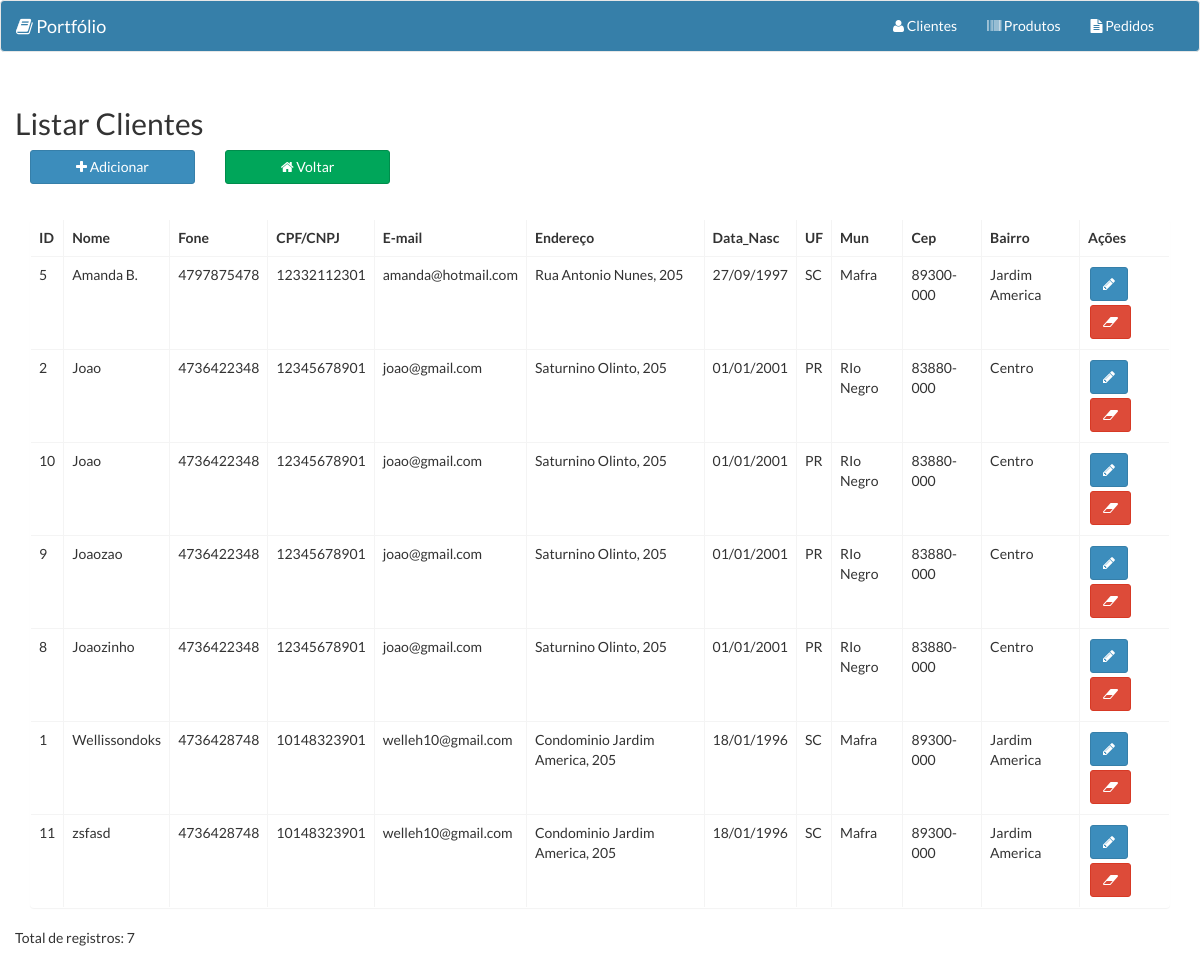
The app's page /index.php/site/listarclientes with its own data.
### tables this page shows
CREATE TABLE `clientes` (
  `id` int(11) NOT NULL,
  `nome` varchar(200) NOT NULL,
  `telefone` varchar(15) NOT NULL,
  `cnpj` varchar(18) NOT NULL,
  `email` varchar(100) DEFAULT NULL,
  `endereco` varchar(255) NOT NULL,
  `data_nasc` varchar(255) DEFAULT NULL,
  `uf` text NOT NULL,
  `cidade` varchar(255) NOT NULL,
  `cep` varchar(9) NOT NULL,
  `bairro` varchar(255) NOT NULL
);

### application/controllers/Site.php (called while the page is built, shortened)
<?php
class Site extends CI_Controller {
	public function __construct() {
		$this->dados["titulo"]='Sistema Unopar 5º Semestre';
		$this->dados["complemento"]='-';
		$this->dados["descricao"]='';
	}
	public function listarclientes() {
		$this->load->model('Clientes_model','clientes');
		$data['clientes'] = $this->clientes->carregaClientes();
		$this->load->view("listarclientes", $data, $this->dados);
	}
}

### index.php (called while the page is built, shortened)
<?php
require_once BASEPATH.'core/CodeIgniter.php';

### application/models/Clientes_model.php (called while the page is built, shortened)
<?php if ( ! defined('BASEPATH')) exit('No direct script access allowed');
class Clientes_model extends CI_Model {
	public function carregaClientes() {
		$this->db->select('id');
		$this->db->select('nome');
		$this->db->select('telefone');
		$this->db->select('cnpj');
		$this->db->select('email');
		$this->db->select('endereco');
		$this->db->select('data_nasc');
		$this->db->select('uf');
		$this->db->select('cidade');
		$this->db->select('cep');
		$this->db->select('bairro');
		$this->db->order_by('nome', 'ASC');
		$consulta = $this->db->get('clientes');
		return $consulta->result();
	}
}

### application/views/listarclientes.php (the view)
<?php
    $this->load->view('inc/header.php');
    $this->load->view('inc/menu.php');
?>
<div class="portfolio">
    <section class="content">
        <div class="container">
            <div class="row">
                <div class="text-header-left">
                    <h2>Listar Clientes</h2>
                </div>
            </div>
            <div class="row">
                <div class="col-md-2">
                    <div class="form-group">
                        <a href="<?php echo base_url('adicionarclientes') ?>" class="btn btn-primary form-control ">
                            <i class="fa fa-plus"></i>
                            Adicionar
                        </a>
                    </div>
                </div>
                <div class="col-md-2">
                    <div class="form-group">
                        <a href="<?php echo base_url('') ?>" class="btn btn-success form-control">
                            <i class="fa fa-home"></i>
                            Voltar
                        </a>
                    </div>
                </div>
                <div class="col-md-12 margin20">
                    <div class="panel">
                        <div class="table-responsive">
                            <table class="table table-bordered table-hover table-responsive">
                                <thead>
                                    <tr>
                                        <th>ID</th>
                                        <th>Nome</th>
                                        <th>Fone</th>
                                        <th>CPF/CNPJ</th>
                                        <th>E-mail</th>
                                        <th>Endereço</th>
                                        <th>Data_Nasc</th>
                                        <th>UF</th>
                                        <th>Mun</th>
                                        <th>Cep</th>
                                        <th>Bairro</th>
                                        <th>Ações</th>
                                    <tbody>
                                </thead>
                                <?php
                                    $contador = 0;
                                    foreach ($clientes as $cliente) {
                                        echo '<tr>';
                                            echo '<td>' . $cliente->id. '</td>';
                                            echo '<td>' . $cliente->nome. '</td>';
                                            echo '<td>' . $cliente->telefone. '</td>';
                                            echo '<td>' . $cliente->cnpj. '</td>';
                                            echo '<td>' . $cliente->email. '</td>';
                                            echo '<td>' . $cliente->endereco. '</td>';
                                            echo '<td>' . $cliente->data_nasc. '</td>';
                                            echo '<td>' . $cliente->uf. '</td>';
                                            echo '<td>' . $cliente->cidade. '</td>';
                                            echo '<td>' . $cliente->cep. '</td>';
                                            echo '<td>' . $cliente->bairro. '</td>';
                                            echo '<td>';
                                                echo '<a href="Site/editarclientes/'.$cliente->id.'" title="editar" class="btn btn-primary" style="margin: 2px"><span class="fa fa-pencil" aria-hidden="true"></span></a>';
                                                echo '<a href="Site/apagarclientes/'.$cliente->id.'" title="excluir" class="btn btn-danger" style="margin: 2px"><span class="fa fa-eraser" aria-hidden="true"></span></a>';
                                            echo '</td>';
                                        echo '</tr>';
                                        $contador++;
                                    }
                                ?>
                            </table>
                        </div>
                    </div>
                </div>
                <div class="row">
                    <div class="col-md-12">
                        Total de registros: <?php echo $contador ?>
                    </div>
                </div>
            </div>
        </div>
    </section>
</div>
<?php
    $this->load->view('inc/footer.php');
?>

### application/views/inc/header.php (shortened to what this page needs)
<!DOCTYPE html>
<html lang="pt-br">
    <head>
        <link rel="stylesheet" href="<?php echo base_url('bootstrap/css/bootstrap.css') ?>">
        <link rel="stylesheet" href="<?php echo base_url('plugins/font-awesome/css/font-awesome.css') ?>">
        <link rel="stylesheet" href="<?php echo base_url('assets/dist/css/AdminLTE.css') ?>">
        <link rel="stylesheet" href="<?php echo base_url('css/style.css') ?>">
    </head>
    <body class="">

### application/views/inc/menu.php (shortened to what this page needs)
<nav class="navbar navbar-default">
    <div class="container-fluid">
        <div class="navbar-header">
            <a class="navbar-brand" href="<?php echo base_url('')?>" style="color: #fff"><i class="fa fa-book"></i> Portfólio</a>
        </div>
        <div class="collapse navbar-collapse" id="bs-example-navbar-collapse-1">
            <ul class="nav navbar-nav">
                <li style="color: #fff">
                    <a href="<?php echo base_url('listarclientes')?>" style="color: #fff"><i class="fa fa-user"></i> Clientes</a>
                </li>
                <li>
                    <a href="<?php echo base_url('listarprodutos')?>" style="color: #fff"><i class="fa fa-barcode"></i> Produtos</a>
                </li>
                <li>
                    <a href="<?php echo base_url('listarpedidos')?>" style="color: #fff"><i class="fa fa-file-text"></i> Pedidos</a>
                </li>
            </ul>
        </div>
    </div>
</nav>

### application/views/inc/footer.php (shortened to what this page needs)
</body>
</html>

### css/style.css (style rules this page uses)
* { margin:0; padding:0; }
html, body { height:100%; }
body { height: 100%; width: 100%; font-family: 'Lato', sans-serif; z-index: 99999; position: relative; }
h1, h2, h3, h4, h5, h6, p, a { font-family: 'Lato', sans-serif; }
.margin20 { margin-top: 20px; }
.text-header-left { float: left; }
.navbar-default { color: #fff; background-color: #367FA9; text-align: center; }
#bs-example-navbar-collapse-1 { text-align: center; float: right; }

### records on screen
clientes: id "5", nome "Amanda B.", telefone "4797875478", cnpj "12332112301", email "amanda@hotmail.com", endereco "Rua Antonio Nunes, 205", data_nasc "27/09/1997", uf "SC", cidade "Mafra", cep "89300-000", bairro "Jardim America"
clientes: id "2", nome "Joao", telefone "4736422348", cnpj "12345678901", email "joao@gmail.com", endereco "Saturnino Olinto, 205", data_nasc "01/01/2001", uf "PR", cidade "RIo Negro", cep "83880-000", bairro "Centro"
clientes: id "10", nome "Joao", telefone "4736422348", cnpj "12345678901", email "joao@gmail.com", endereco "Saturnino Olinto, 205", data_nasc "01/01/2001", uf "PR", cidade "RIo Negro", cep "83880-000", bairro "Centro"
clientes: id "9", nome "Joaozao", telefone "4736422348", cnpj "12345678901", email "joao@gmail.com", endereco "Saturnino Olinto, 205", data_nasc "01/01/2001", uf "PR", cidade "RIo Negro", cep "83880-000", bairro "Centro"
clientes: id "8", nome "Joaozinho", telefone "4736422348", cnpj "12345678901", email "joao@gmail.com", endereco "Saturnino Olinto, 205", data_nasc "01/01/2001", uf "PR", cidade "RIo Negro", cep "83880-000", bairro "Centro"
clientes: id "1", nome "Wellissondoks", telefone "4736428748", cnpj "10148323901", email "welleh10@gmail.com", endereco "Condominio Jardim America, 205", data_nasc "18/01/1996", uf "SC", cidade "Mafra", cep "89300-000", bairro "Jardim America"
clientes: id "11", nome "zsfasd", telefone "4736428748", cnpj "10148323901", email "welleh10@gmail.com", endereco "Condominio Jardim America, 205", data_nasc "18/01/1996", uf "SC", cidade "Mafra", cep "89300-000", bairro "Jardim America"

### other values on screen
$contador "7"
